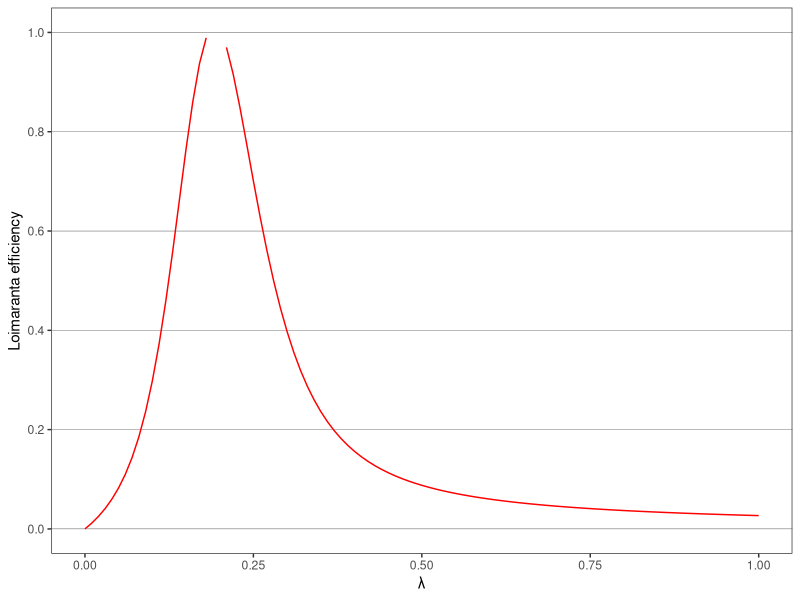
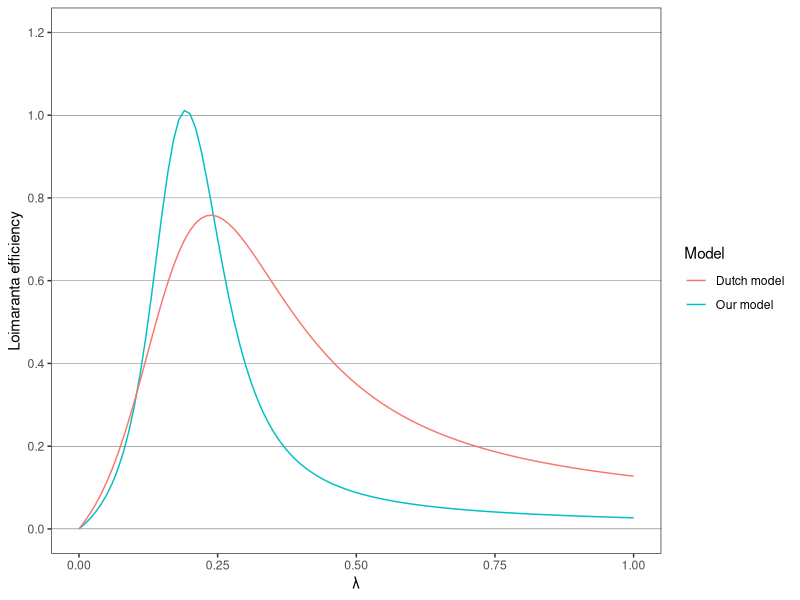
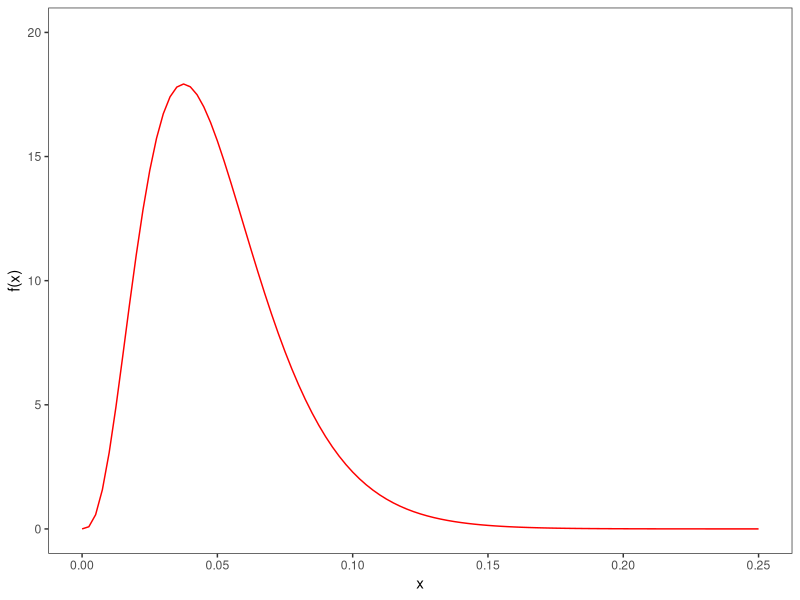

Recreate these plots in R, in order.
## ---- chunk 1
knitr::opts_chunk$set(echo = TRUE)
## ---- chunk 2
require("ggplot2")
## ---- chunk 3
default_states <- 25            # The number of states in the model
default_steps <- 4              # The number of states one descends after a claim
default_prob  <- 0.05           # Average claim frequency
default_gamma <- 4              # Parameter used for the gamma distribution
default_infinitesimal <- 1e-10  # Parameter used for the Loimaranta efficiency
## ---- chunk 4
poisson_probabilities <- function(lambda, states = default_states) {
  result <- c()
  
  for (k in 0:(states - 1)) {
    result <- c(result, dpois(k, lambda))
  }
  
  return(result)
}
## ---- chunk 5
mat_row <- function(pos, lambda, states = default_states, steps = default_steps) {
  prob <- poisson_probabilities(lambda)
  cum_prob <- cumsum(prob)
  zero <- states - pos - 1
  vec <- c()
  rem <- states
  
  if (zero == -1) {
    vec <- c(vec, prob[1])
    rem <- rem - 1
  } else {
    vec <- c(vec, rep(0, zero), prob[1])
    rem <- rem - zero - 1
    
    if (zero != states - 2) {
      vec <- c(vec, 0)
      rem <- rem - 1
    }
  }
  
  counter <- 1
  while (rem > steps) {
    counter <- counter + 1
    vec <- c(vec, rep(0, steps - 1), prob[counter])
    rem <- rem - steps
  }
  
  if (rem != 0) {
    vec <- c(vec, rep(0, rem - 1), 1 - cum_prob[counter])
  }
  
  return(rev(vec))
}
## ---- chunk 6
mat <- function(lambda, states = default_states) {
  mat <- matrix(nrow = states, ncol = states)
  
  for (i in 1:states) {
    mat[i,] <- mat_row(i, lambda)
  }
  
  return(mat)
}
## ---- chunk 7
steady_states <- function(lambda) {
  eig <- eigen(t(mat(lambda)))
  steady_states <- as.numeric(eig$vectors[, 1] / sum(eig$vectors[, 1]))
  return(steady_states)
}
## ---- chunk 8
steady_state <- function(lambda, k) {
  results <- c()
  
  for (i in 1:length(lambda)) {
    results <- c(results, steady_states(lambda[i])[k])
  }

  return(results)
}
## ---- chunk 9
upper <- function(k, shape = default_shape, rate = default_shape, prob = default_prob) {
  return(integrate(function(x) x * steady_state(prob * x, k) * dgamma(x, shape = shape, rate = rate), 0, Inf, subdivisions = 100L)$value)
}
## ---- chunk 10
lower <- function(k, shape = default_shape, rate = default_shape, prob = default_prob) {
  return(integrate(function(x) steady_state(prob * x, k) * dgamma(x, shape = shape, rate = rate), 0, Inf, subdivisions = 100L)$value)
}
## ---- chunk 11
r <- function(k) {
  return(upper(k) / lower(k))
}
## ---- chunk 12
upper <- function(k, shape = default_gamma, rate = default_gamma, prob = default_prob) {
  return(integrate(function(x) x * steady_state(prob * x, k) * dgamma(x, shape = shape, rate = rate), 0, Inf, subdivisions = 100L)$value)
}
## ---- chunk 13
lower <- function(k, shape = default_gamma, rate = default_gamma, prob = default_prob) {
  return(integrate(function(x) steady_state(prob * x, k) * dgamma(x, shape = shape, rate = rate), 0, Inf, subdivisions = 100L)$value)
}
## ---- chunk 14
r <- function(k) {
  return(upper(k) / lower(k))
}
## ---- chunk 15
premiums <- function(states = default_states) {
  result <- c()
  
  for (k in 1:states) {
    result <- c(result, r(k))
  }
  
  return(result)
}
## ---- chunk 16
steady_state_premiums <- premiums()
loimaranta_efficiency <- function(lambda, premiums = steady_state_premiums, infinitesimal = default_infinitesimal) {
  steady_state_premium <- sum(steady_states(lambda) * premiums)
  steady_state_premium_new <- sum(steady_states(lambda + infinitesimal) * premiums)
  
  result <- (log(steady_state_premium_new) - log(steady_state_premium)) / (log(lambda + infinitesimal) - log(lambda))
  return(result)
}
## ---- chunk 17
lambda <- 0.05
## ---- chunk 18
# Transition matrix
mat(lambda)

# Steady-state distribution
steady_states(lambda)
## ---- chunk 19
steady_state_premiums <- premiums()
steady_state_premiums
## ---- chunk 20
loimaranta_efficiency(lambda, steady_state_premiums)
## ---- chunk 21
ggplot(data = data.frame(x = 0), mapping = aes(x = x)) +
  stat_function(fun = Vectorize(loimaranta_efficiency), colour = "red") +
  theme_bw() + theme(panel.grid = element_blank(), panel.grid.major.y = element_line(size = .1, color = "black")) +
  scale_y_continuous(limits = c(0, 1), breaks = seq(0, 1, by = 0.2)) +
  xlim(0, 1) + xlab("λ") + ylab("Loimaranta efficiency")
## ---- chunk 22
dutch_mat <- function(lambda) {
  prob <- poisson_probabilities(lambda)
  cum_prob <- cumsum(prob)
  
  matrix(c(1 - cum_prob[1], prob[1], rep(0, 12),
           1 - cum_prob[1], 0, prob[1], rep(0, 11),
           1 - cum_prob[1], 0, 0, prob[1], rep(0, 10),
           1 - cum_prob[1], 0, 0, 0, prob[1], rep(0, 9),
           1 - cum_prob[2], prob[2], 0, 0, 0, prob[1], rep(0, 8),
           1 - cum_prob[2], 0, prob[2], 0, 0, 0, prob[1], rep(0, 7),
           1 - cum_prob[2], 0, 0, prob[2], 0, 0, 0, prob[1], rep(0, 6),
           1 - cum_prob[2], 0, 0, 0, prob[2], 0, 0, 0, prob[1], rep(0, 5),
           1 - cum_prob[3], prob[3], 0, 0, 0, prob[2], 0, 0, 0, prob[1], rep(0, 4),
           1 - cum_prob[3], 0, prob[3], 0, 0, 0, prob[2], 0, 0, 0, prob[1], rep(0, 3),
           1 - cum_prob[3], 0, prob[3], 0, 0, 0, prob[2], 0, 0, 0, 0, prob[1], rep(0, 2),
           1 - cum_prob[3], 0, 0, prob[3], 0, 0, 0, prob[2], 0, 0, 0, 0, prob[1], rep(0, 1),
           1 - cum_prob[3], 0, 0, prob[3], 0, 0, 0, prob[2], 0, 0, 0, 0, 0, prob[1],
           1 - cum_prob[3], 0, 0, 0, prob[3], 0, 0, 0, prob[2], 0, 0, 0, 0, prob[1]),
          nrow = 14, ncol = 14, byrow = TRUE)
}
## ---- chunk 23
dutch_steady_states <- function(lambda) {
  eig <- eigen(t(dutch_mat(lambda)))
  steady_states <- as.numeric(eig$vectors[, 1] / sum(eig$vectors[, 1]))
  return(steady_states)
}
## ---- chunk 24
dutch_steady_state_premium <- function(lambda) {
  steady_states <- dutch_steady_states(lambda)
  percentages <- c(120, 100, 90, 80, 70, 60, 55, 50, 45, 50, 37.5, 35, 32.5, 30)
  
  return(sum(steady_states * percentages))
}
## ---- chunk 25
dutch_loimaranta_efficiency <- function(lambda, infinitesimal = default_infinitesimal) {
  steady_state_premium <- dutch_steady_state_premium(lambda)
  steady_state_premium_new <- dutch_steady_state_premium(lambda + infinitesimal)
  
  result <- (log(steady_state_premium_new) - log(steady_state_premium)) / (log(lambda + infinitesimal) - log(lambda))
  
  return(result)
}
## ---- chunk 26
ggplot(data = data.frame(x = 0)) +
  stat_function(aes_(colour = "Our model"), fun = Vectorize(loimaranta_efficiency)) +
  stat_function(aes_(colour = "Dutch model"), fun = Vectorize(dutch_loimaranta_efficiency)) +
  theme_bw() + theme(panel.grid = element_blank(), panel.grid.major.y = element_line(size = 0.1, color = "black")) +
  scale_y_continuous(limits = c(0, 1.2), breaks = seq(0, 1.2, by = 0.2)) +
  xlim(0, 1) + xlab("λ") + ylab("Loimaranta efficiency") + labs(color = "Model") 
## ---- chunk 27
default_entry_step <- 6
## ---- chunk 28
standardized_premiums <- function(states = default_states, entry = default_entry_step) {
  result <- c()
  
  for (k in 1:states) {
    result <- c(result, r(k))
  }
  
  return(result / result[entry])
}
## ---- chunk 29
standardized_premiums()
## ---- chunk 30
ggplot(data = data.frame(x = 0)) +
  stat_function(fun = dgamma, args = list(default_gamma, default_gamma / default_prob), colour = "red") +theme_bw() +
  theme(panel.grid = element_blank()) +
  scale_y_continuous(limits = c(0, 20), breaks = seq(0, 20, by = 5)) +
  xlim(0, 0.25) + xlab("x") + ylab("f(x)")
